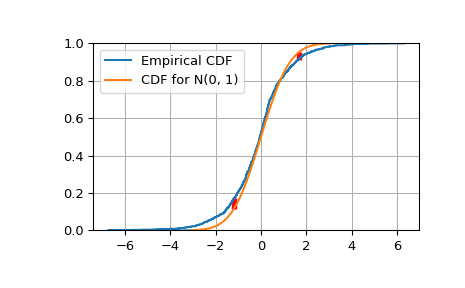

Write Python code to recreate this figure.
# Show the probability of a gap at least as big as 0, 0.5 and 1.0.

from scipy.special import kolmogorov
from scipy.stats import kstwobign
kolmogorov([0, 0.5, 1.0])
# array([ 1.        ,  0.96394524,  0.26999967])

# Compare a sample of size 1000 drawn from a Laplace(0, 1) distribution against
# the target distribution, a Normal(0, 1) distribution.

from scipy.stats import norm, laplace
n = 1000
np.random.seed(seed=233423)
lap01 = laplace(0, 1)
x = np.sort(lap01.rvs(n))
np.mean(x), np.std(x)
# (-0.083073685397609842, 1.3676426568399822)

# Construct the Empirical CDF and the K-S statistic Dn.

target = norm(0,1)  # Normal mean 0, stddev 1
cdfs = target.cdf(x)
ecdfs = np.arange(n+1, dtype=float)/n
gaps = np.column_stack([cdfs - ecdfs[:n], ecdfs[1:] - cdfs])
Dn = np.max(gaps)
Kn = np.sqrt(n) * Dn
print('Dn=%f, sqrt(n)*Dn=%f' % (Dn, Kn))
# Dn=0.058286, sqrt(n)*Dn=1.843153
print(chr(10).join(['For a sample of size n drawn from a N(0, 1) distribution:',
  ' the approximate Kolmogorov probability that sqrt(n)*Dn>=%f is %f' %  (Kn, kolmogorov(Kn)),
  ' the approximate Kolmogorov probability that sqrt(n)*Dn<=%f is %f' %  (Kn, kstwobign.cdf(Kn))]))
# For a sample of size n drawn from a N(0, 1) distribution:
# the approximate Kolmogorov probability that sqrt(n)*Dn>=1.843153 is 0.002240
# the approximate Kolmogorov probability that sqrt(n)*Dn<=1.843153 is 0.997760

# Plot the Empirical CDF against the target N(0, 1) CDF.

import matplotlib.pyplot as plt
plt.step(np.concatenate([[-3], x]), ecdfs, where='post', label='Empirical CDF')
x3 = np.linspace(-3, 3, 100)
plt.plot(x3, target.cdf(x3), label='CDF for N(0, 1)')
plt.ylim([0, 1]); plt.grid(True); plt.legend();
# Add vertical lines marking Dn+ and Dn-
iminus, iplus = np.argmax(gaps, axis=0)
plt.vlines([x[iminus]], ecdfs[iminus], cdfs[iminus], color='r', linestyle='dashed', lw=4)
plt.vlines([x[iplus]], cdfs[iplus], ecdfs[iplus+1], color='r', linestyle='dashed', lw=4)
plt.show()
